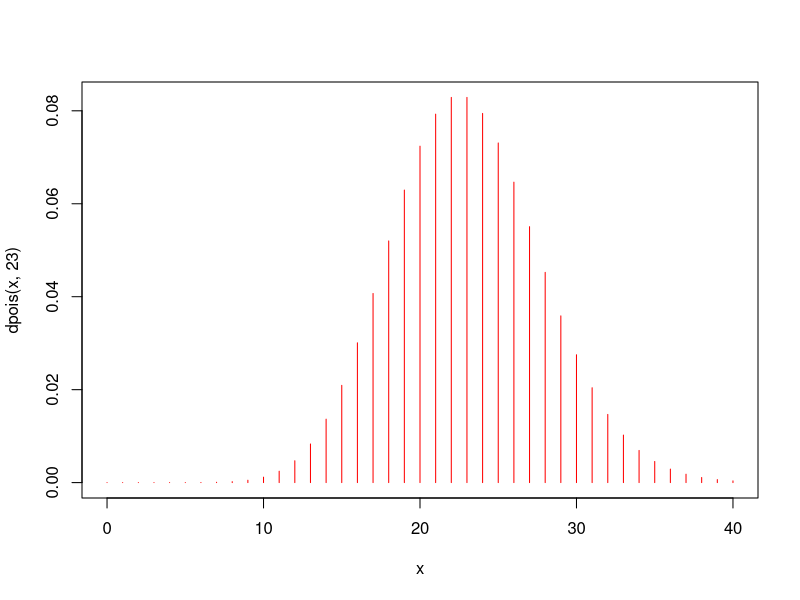
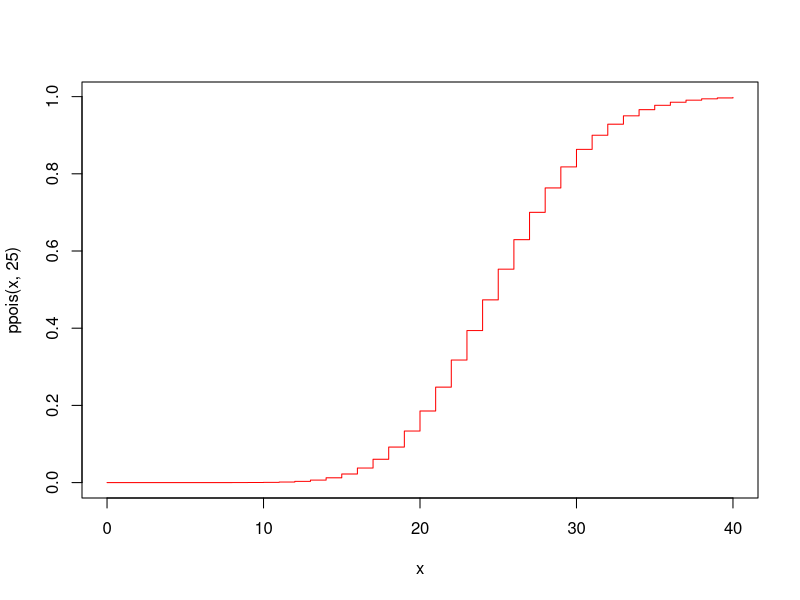
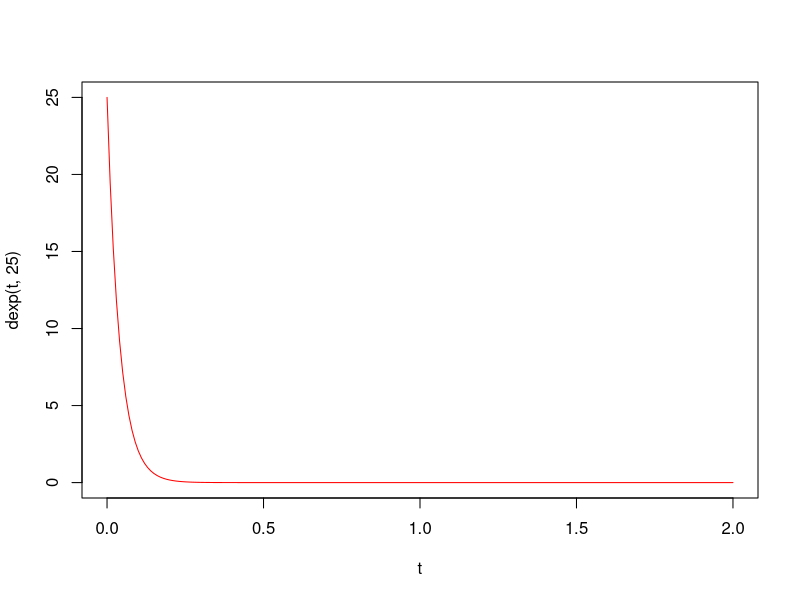
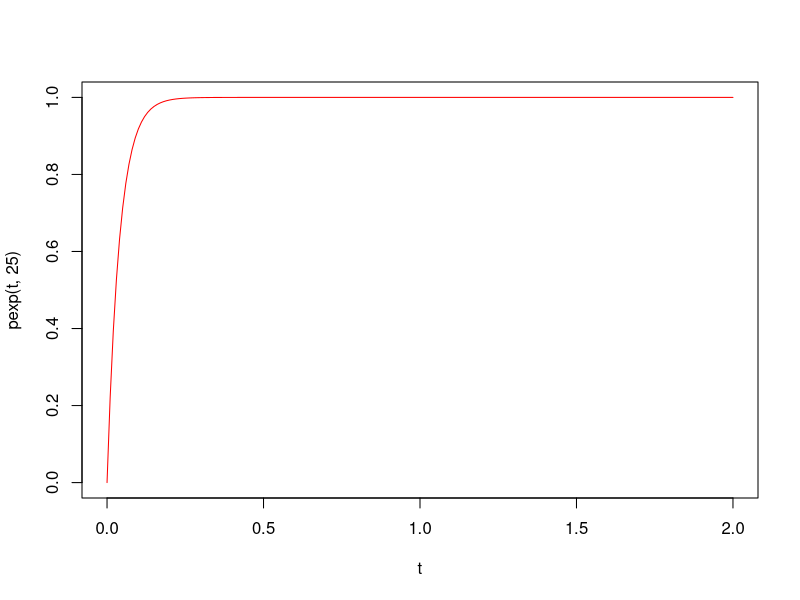

Source code (R) for these figures, in order:
dpois(30,23) #30 = numero de llamada, 23 la llamada que se recibe en una hora normalmente;
x<- 0:40
dpois(x,23)
plot(x,dpois(x,23),type="h",col = "red")
x<-0:40
ppois(30, 25)
plot(x ,ppois(x, 25),type="s",col = "red")
#y 
ppois(25,25)-ppois(19,25)
#########

t<-seq(0,2,0.01)

plot(t, dexp(t,25), type = "l", col="red")
plot(t, pexp(t,25), type = "l", col="red")

1-pexp(0.052,25)

rexp(5,25)
mean(rexp(500000,25))
1/25
